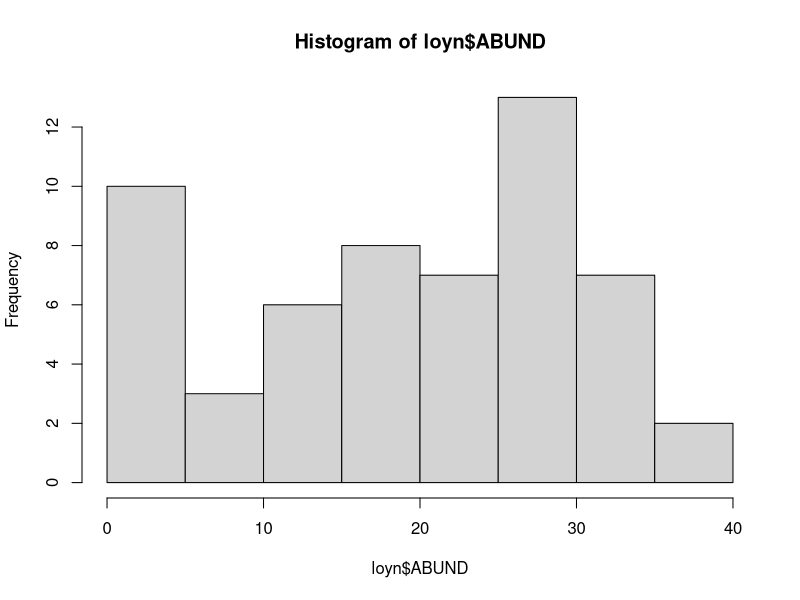
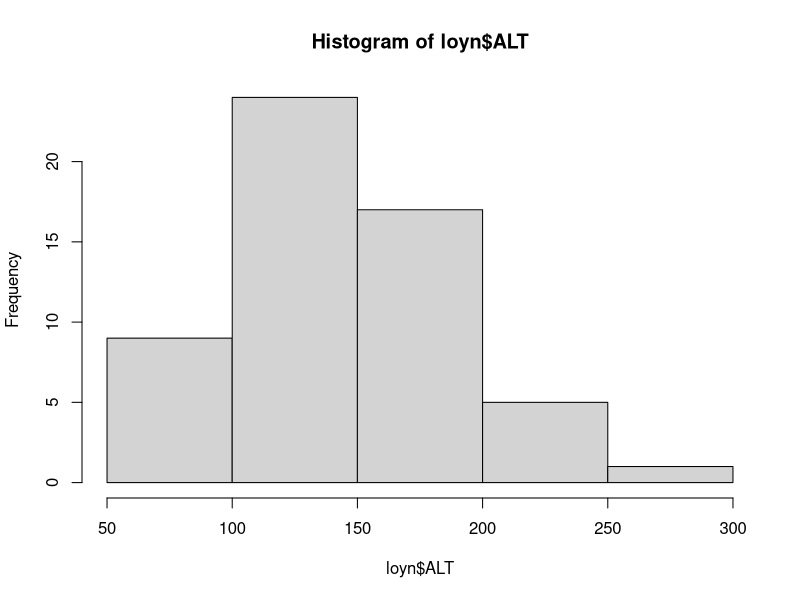
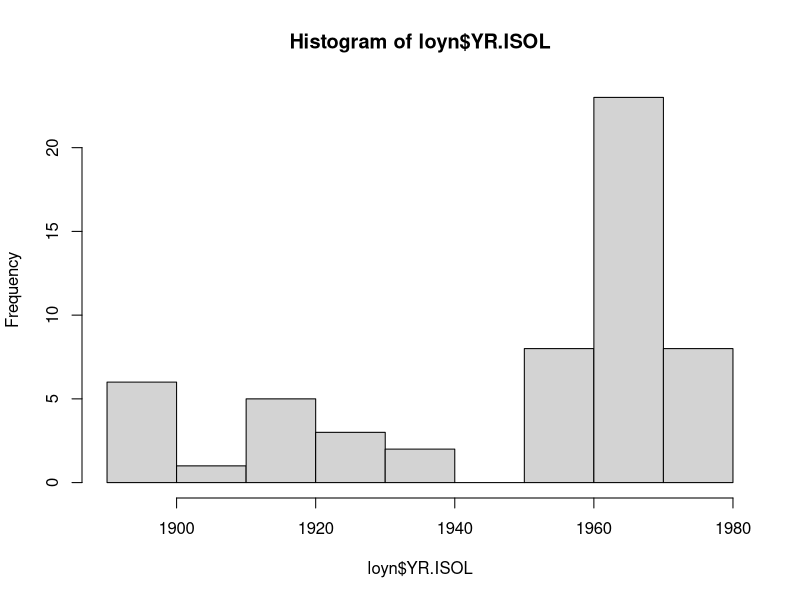
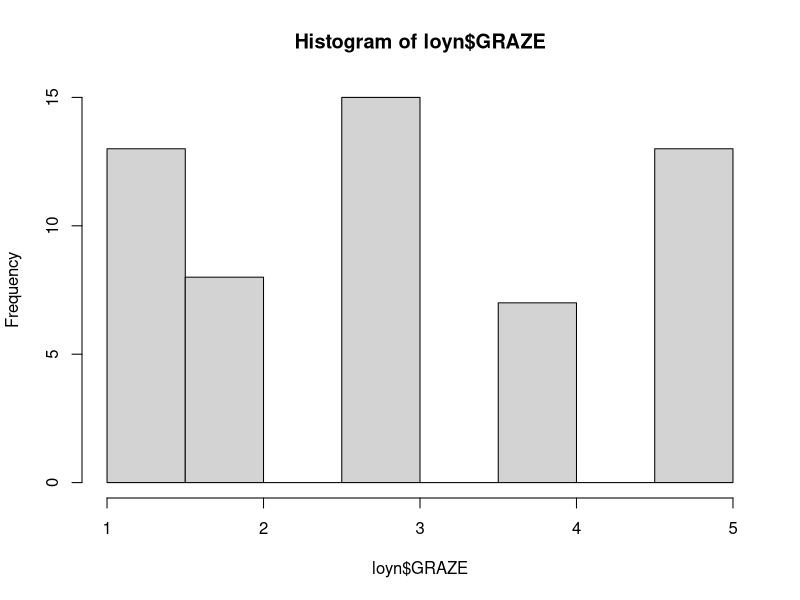
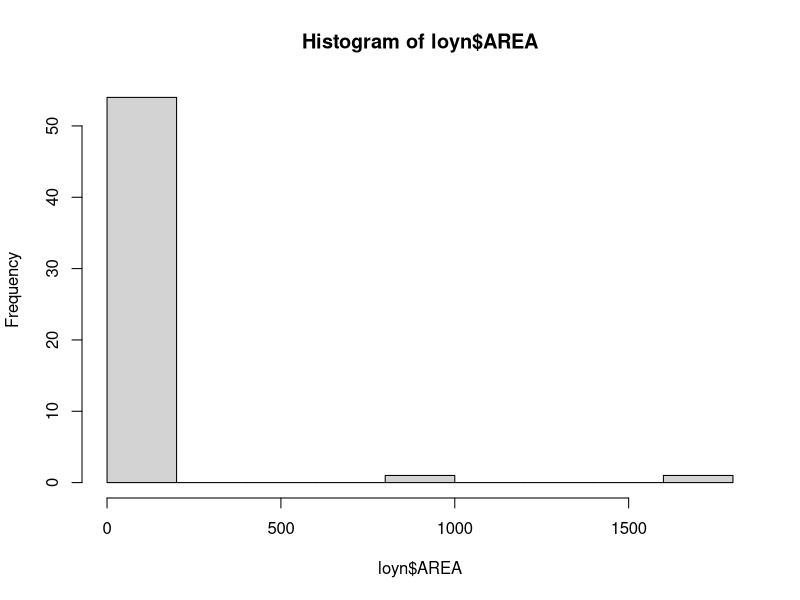
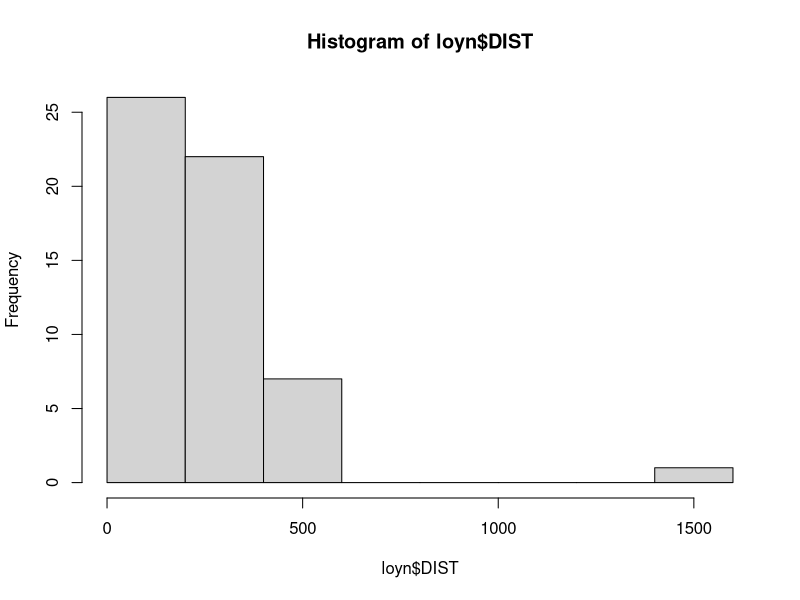
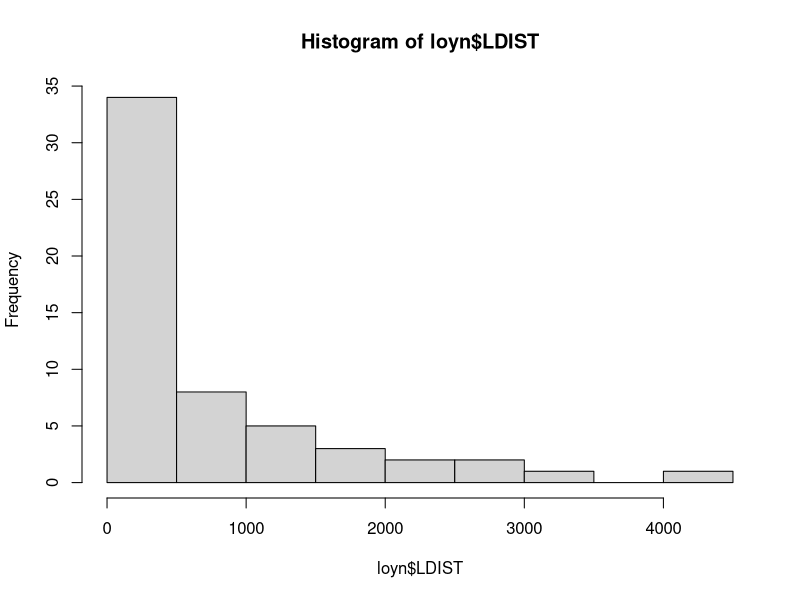
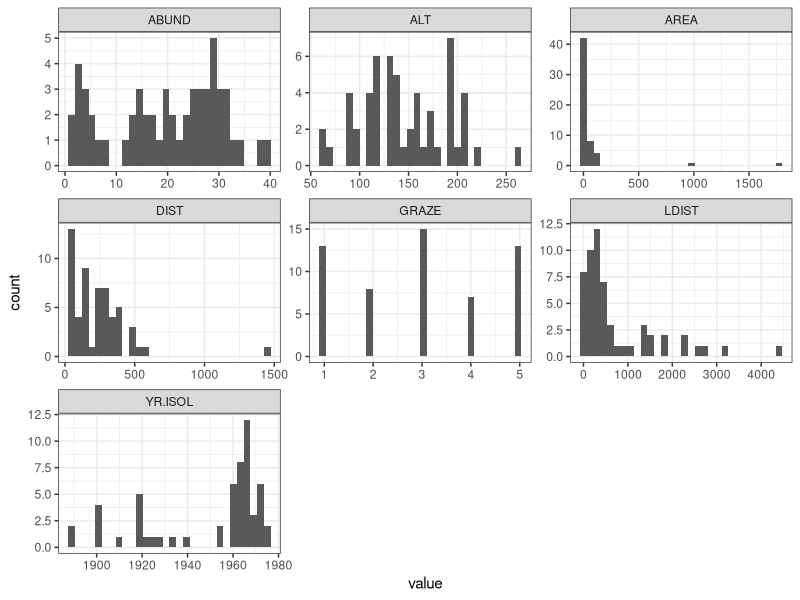

R code for these plots, in order:
## ---- chunk 1
knitr::opts_chunk$set(echo = TRUE)
library(tidyverse)
## ---- chunk 2
library(readxl)
loyn <- read_xlsx("data/mlr.xlsx", "Loyn")
## ---- chunk 3
# par(mfrow=c(3,3))
hist(loyn$ABUND)
hist(loyn$ALT)
hist(loyn$YR.ISOL)
hist(loyn$GRAZE)
hist(loyn$AREA)
hist(loyn$DIST)
hist(loyn$LDIST)
# par(mfrow=c(1,1))
## ---- chunk 4
#| message: false
# tidy the data
loyn_tidy <- pivot_longer(loyn, cols = everything())

# plot
ggplot(loyn_tidy, aes(x = value)) +
    geom_histogram() +
    facet_wrap(~name, scales = "free") +
    theme_bw()
## ---- chunk 5
#| message: false
loyn %>%
    pivot_longer(cols = everything()) %>%
    ggplot(aes(x = value)) +
    geom_histogram() +
    facet_wrap(~name, scales = "free") +
    theme_bw()
## ---- chunk 6
cor(loyn)
## ---- chunk 7
pairs(loyn)
## ---- chunk 8
#| message: false
library(corrplot)
corrplot(cor(loyn))
